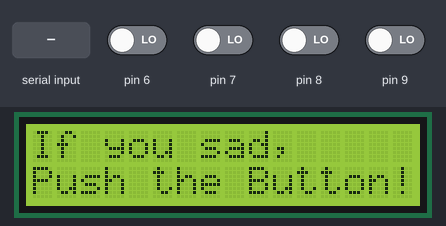
Bench run of a sketch on a simulated Arduino Uno, built with avr-gcc and run on an emulated ATmega328P. Shown: 16×2 character LCD. The test bench sets the inputs (shaded band); at power-on: pin 6–9 LOW. What the sketch prints to the serial monitor is not drawn.

Above: at 1.2 s.
1.3 s: "_" received over Serial
At 3.1 s:
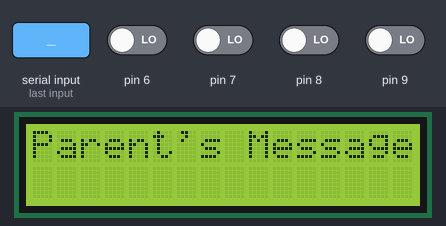
3.8 s: pin 6 driven HIGH
5.3 s: pin 6 driven LOW
At 6.5 s:
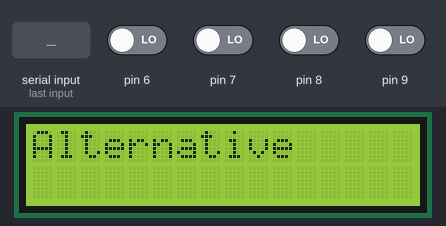
Timing chart, 0 to 8.3 s (numbered marks = the images above; inputs shaded):
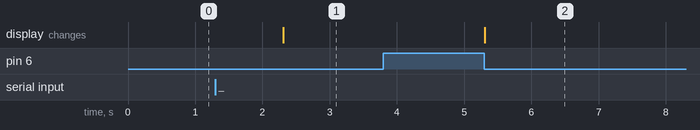

Measured:
- after the input at 1.3 s, the display: changes after 1.0 s (image 1)
- after the input at 3.8 s, every drawn part: stays the same
- after the input at 5.3 s, the display: changes at once (image 2)

The sketch:

source.ino
```cpp
#include <LiquidCrystal.h>
LiquidCrystal lcd(12,11,5,4,3,2);

int step = 0;
int flag = 0;
char message[200] = {0};
int message_len = 0;
int start_value = 0;
char cheer_up[100] = {0};
int cheer_up_len = 0;
char alternative[100] = {0};
int alternative_len = 0;

void setup() {
  // put your setup code here, to run once:
  lcd.begin(16,2);
  step = 1;

  pinMode(6,INPUT);
  pinMode(7,INPUT);
  pinMode(8,INPUT);
  pinMode(9,INPUT);

  Serial.begin(9600);
}

void loop() {
  // put your main code here, to run repeatedly:
   if(step == 1)
   {
      if(flag == 0)
      {
        lcd.clear();
        lcd.print("If you sad,");
        lcd.setCursor(0,1);
        lcd.print("Push the Button!");
        flag = 1;
      }
      if(Serial.available())
      {
        message_len = Serial.readBytes(message, 200);
        message[message_len] = 0;

        int index = 0, _check = 0;
        for (int i = 0; message[i]; i++)
        {
          if(_check == 0)
          {
            if(message[i] == '_')
            {
              cheer_up[index++] = 0;
              cheer_up_len = index;
              index = 0;
              _check = 1;
            }
            else
            {
              cheer_up[index++] = message[i];
            }
          }
          else
          {
            alternative[index++] = message[i];
          }
        }
        alternative[index] = 0;
        alternative_len = index;
       // Serial.println(String(cheer_up_len));
       // Serial.println(String(alternative_len));

        step = 2;
        flag = 0;
      }
   }

   else if(step == 2)
   {
      if(flag == 0)
      {
        lcd.clear();
        lcd.print("Parent's Message");
        start_value = 0;
        flag = 1;
      }

      lcd.setCursor(0,1);
      for (int i = 0; i < 16; i++)
      {
        if(start_value + i > cheer_up_len - 2)
        {
          lcd.print(' ');
        }
        else
        {
          lcd.print(cheer_up[start_value + i]);
        }
      }
      if(start_value == 0)
      {
        delay(2000);
      }
      else
      {
        delay(500);
      }

      if(++start_value == cheer_up_len)
      {
        delay(500);

        step = 3;
        flag = 0;
      }
   }

   else if(step == 3)
   {
      if(flag == 0)
      {
        lcd.clear();
        lcd.print("Alternative");
        start_value = 0;
        flag = 1;
      }

      lcd.setCursor(0,1);
      for (int i = 0; i < 16; i++)
      {
        if(start_value + i > alternative_len - 2)
        {
          lcd.print(' ');
        }
        else
        {
          lcd.print(alternative[start_value + i]);
        }
      }
      if(start_value == 0)
      {
        delay(2000);
      }
      else
      {
        delay(500);
      }

      if(++start_value == alternative_len)
      {
        delay(500);

        step = 1;
        flag = 0;
      }
   }

   if(digitalRead(6) == HIGH)
   {
      while(digitalRead(6));
      Serial.print(String(1));
   }
   if(digitalRead(7) == HIGH)
   {
      while(digitalRead(7));
      Serial.print(String(2));
   }
   if(digitalRead(8) == HIGH)
   {
      while(digitalRead(8));
      Serial.print(String(3));
   }
   if(digitalRead(9) == HIGH)
   {
      while(digitalRead(9));
      Serial.print(String(4));
   }
}
```
